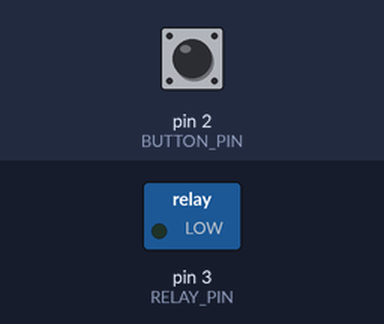
Bench run of a sketch on a simulated Arduino Uno, built with avr-gcc and run on an emulated ATmega328P. Shown: switched loads named in the sketch (green lamp = pin HIGH). The inputs (shaded band) are chosen by the test bench; at power-on: pin 2 (BUTTON_PIN) LOW. No radio packets arrive unless stated; what the sketch prints to the serial monitor is not drawn.

Above: at 3.2 s.
3.3 s: pin 2 (BUTTON_PIN) pulled HIGH for 0.15 s
At 4.3 s:
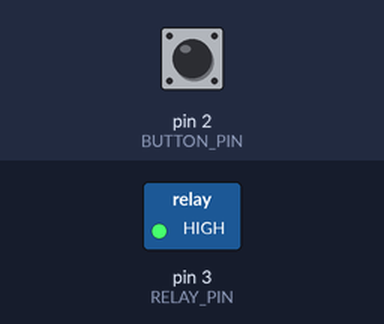
7.9 s: pin 2 (BUTTON_PIN) pulled HIGH for 1 s
At 9.0 s:
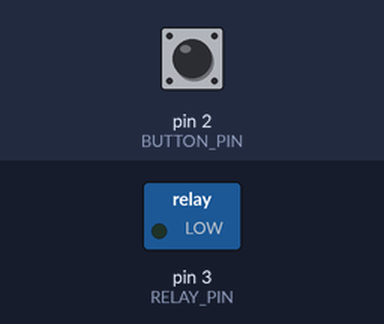
10.4 s: pin 2 (BUTTON_PIN) pulled HIGH for 3.2 s
At 10.9 s:
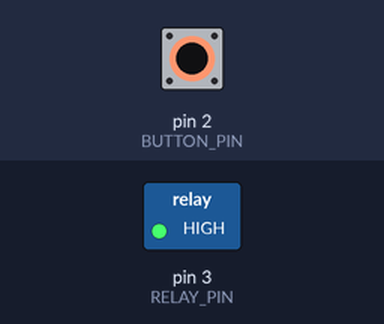
Timing chart, 0 to 13.4 s (numbered marks = the images above; inputs shaded):
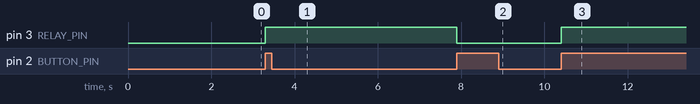

Measured:
- after the input at 3.3 s, pin 3 (RELAY_PIN): LOW → HIGH at once
- after the input at 7.9 s, pin 3 (RELAY_PIN): HIGH → LOW at once
- after the input at 10.4 s, pin 3 (RELAY_PIN): LOW → HIGH at once

The sketch:

arduino-lamp.ino
```cpp
#include<SPI.h>
#include <Wire.h>
#include<RF24.h>
const int RELAY_PIN = 3;
const int BUTTON_PIN = 2;

bool button_clicked = false;
char current_lamp_status = '0';

RF24 radio(9, 10) ;
void setup(void) {
  pinMode(RELAY_PIN, OUTPUT);
  while (!Serial) ;
  Serial.begin(9600) ;
  Serial.println("Starting.. Setting Up.. Radio on..") ;
  radio.begin();
  radio.setPALevel(RF24_PA_MAX) ;
  radio.setChannel(0x76) ;
  const uint64_t pipe = 0xE0E0F1F1E0LL ;
  radio.openReadingPipe(1, pipe) ;
  radio.enableDynamicPayloads() ;
  radio.powerUp() ;
  delay(2000);
}

void loop(void) {

  radio.startListening() ;        // start listening forever
  char receivedMessage[32] = {0} ;   // set incmng message for 32 bytes
  if (radio.available()) {       // check if message is coming
    radio.read(receivedMessage, sizeof(receivedMessage));
    Serial.println(receivedMessage) ;
    radio.stopListening() ;
    String stringMessage(receivedMessage) ;
    //delay(1000);
    if(validMessage(receivedMessage)){
      char newLampStatus = receivedMessage[2];
      Serial.println("set lamp to " + newLampStatus);
      setLampRelay(newLampStatus);
    }

    Serial.println("-----");
  }
  //delay(10);
  if(digitalRead(BUTTON_PIN) == HIGH && !button_clicked)
  {
    button_clicked = true;
    toggleLamp();

  }
  else if(digitalRead(BUTTON_PIN) == LOW && button_clicked == true)
  {
    button_clicked = false;
  }
}

bool validMessage(String message){
    if((message[0] == 'B') && message[1] == 'X'){
      return true;
    }
    return false;
}

void setLampRelay(char newStatus)
{
  current_lamp_status = newStatus;
  if(newStatus == '1')
  {
    digitalWrite(RELAY_PIN, HIGH);
  }
  else if(newStatus == '0')
  {
    digitalWrite(RELAY_PIN, LOW);
  }
}

void toggleLamp()
{
  if(current_lamp_status == '0')
  {
    setLampRelay('1');
  }
  else if(current_lamp_status == '1')
  {
    setLampRelay('0');
  }
}
```
